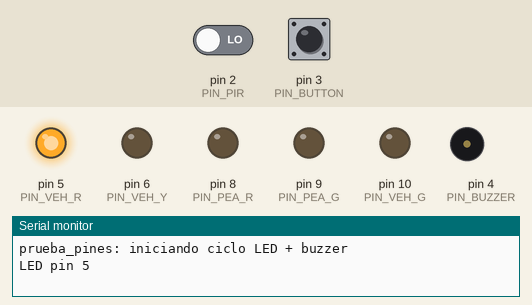
The sketch below on a simulated Arduino Uno, built with avr-gcc and run on an emulated ATmega328P. On the bench: output pins drawn as LEDs (lit = HIGH), buzzer (waves = sounding, pin HIGH), the last lines printed to the serial monitor. Inputs (shaded band) come from the test bench; at power-on: pin 2 (PIN_PIR) LOW, pin 3 (PIN_BUTTON) HIGH.

Above: at 0.5 s.
At 1.5 s:
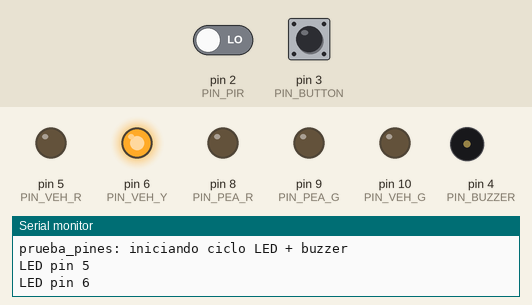
At 2.5 s:
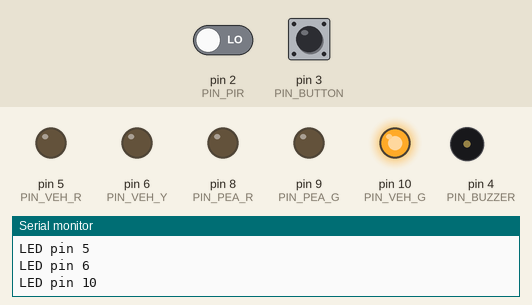
At 3.5 s:
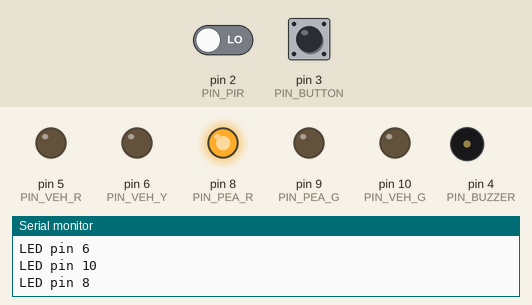
At 4.5 s:
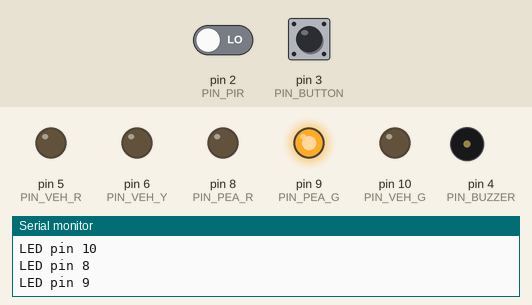
At 5.4 s:
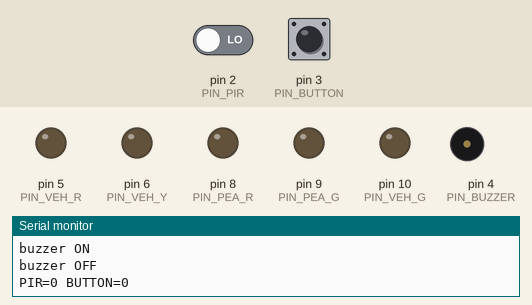
Timing chart, 0 to 7.4 s (numbered marks = the images above):
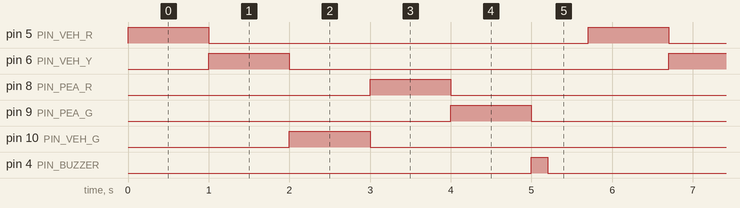

Measured:
- by itself, pin 4 (PIN_BUZZER): alternates HIGH for 0.20 s and LOW for 5.5 s
- by itself, pin 5 (PIN_VEH_R), pin 6 (PIN_VEH_Y), pin 8 (PIN_PEA_R), pin 9 (PIN_PEA_G), pin 10 (PIN_VEH_G): alternates HIGH for 1.0 s and LOW for 4.7 s
- by itself, everything shown: repeats every 5.7 s, in 7 steps

The sketch:

prueba_pines.ino
```cpp
/*
 * SemaforoIA — Prueba rápida de pines
 * Enciende cada LED 1 s y hace un beep corto en el buzzer.
 * Pines: PIR D2, boton D3, buzzer D4, veh D5/D6/D10, pea D8/D9
 */
# include <Arduino.h>

const int PIN_PIR = 2;
const int PIN_BUTTON = 3;
const int PIN_BUZZER = 4;
const int PIN_VEH_R = 5;
const int PIN_VEH_Y = 6;
const int PIN_VEH_G = 10;
const int PIN_PEA_R = 8;
const int PIN_PEA_G = 9;

const int LEDS[] = {PIN_VEH_R, PIN_VEH_Y, PIN_VEH_G, PIN_PEA_R, PIN_PEA_G};
const int NUM_LEDS = 5;

void setup() {
  Serial.begin(115200);
  pinMode(PIN_PIR, INPUT);
  pinMode(PIN_BUTTON, INPUT_PULLUP);
  pinMode(PIN_BUZZER, OUTPUT);
  for (int i = 0; i < NUM_LEDS; i++) {
    pinMode(LEDS[i], OUTPUT);
    digitalWrite(LEDS[i], LOW);
  }
  Serial.println(F("prueba_pines: iniciando ciclo LED + buzzer"));
}

void loop() {
  for (int i = 0; i < NUM_LEDS; i++) {
    digitalWrite(LEDS[i], HIGH);
    Serial.print(F("LED pin "));
    Serial.println(LEDS[i]);
    delay(1000);
    digitalWrite(LEDS[i], LOW);
  }

  digitalWrite(PIN_BUZZER, HIGH);
  Serial.println(F("buzzer ON"));
  delay(200);
  digitalWrite(PIN_BUZZER, LOW);
  Serial.println(F("buzzer OFF"));

  Serial.print(F("PIR="));
  Serial.print(digitalRead(PIN_PIR));
  Serial.print(F(" BUTTON="));
  Serial.println(digitalRead(PIN_BUTTON) == LOW ? 1 : 0);
  delay(500);
}
```
